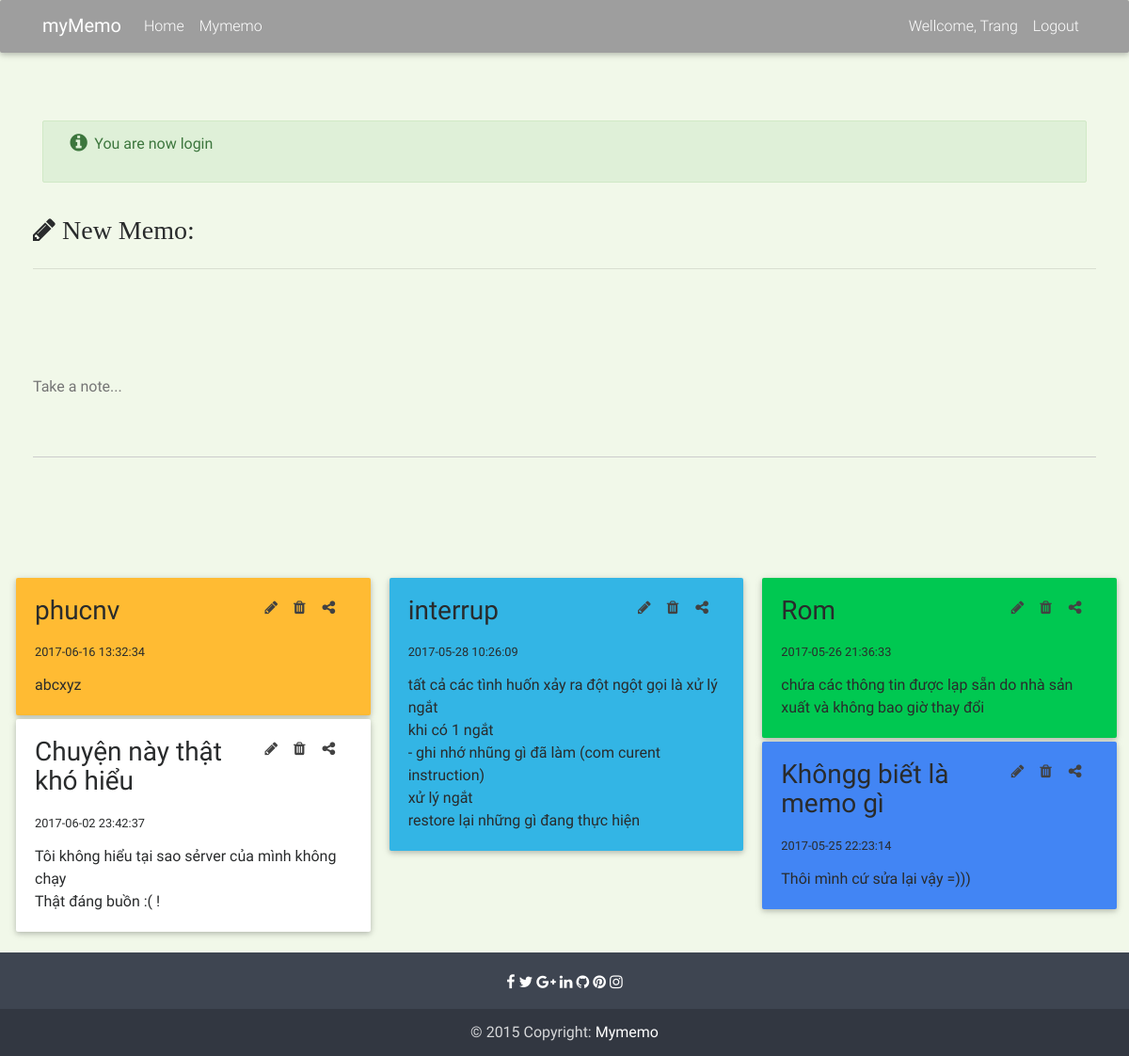
The app's page /memo/index (signed in) with its own data.
### tables this page shows
CREATE TABLE `memos` (
  `id` int(11) NOT NULL,
  `created_date` datetime DEFAULT CURRENT_TIMESTAMP,
  `title` varchar(255) DEFAULT NULL,
  `body` text NOT NULL,
  `user_id` int(11) NOT NULL,
  `color` text NOT NULL,
  `share` int(11) NOT NULL DEFAULT '0'
);

### controllers/memos.php (called while the page is built, shortened)
<?php
	class Memo extends Controller{
		protected function index(){
			$viewmodel = new MemoModel();
			$this->returnView($viewmodel->index(), true);
		}
	}
?>

### classes/ModelUn.php (called while the page is built, shortened)
<?php
	abstract class Model{
		protected $connection;
		protected $query;
		public function connectDB(){
			$this->connection = mysqli_connect(DB_HOST, DB_USER, DB_PASS, DB_NAME);
		}
		public function sendQuery(){
			$this->result = mysqli_query($this->connection, $this->query) or die(mysqli_error($this->connection));
		}
	}
?>

### models/MemoUn.php (called while the page is built, shortened)
<?php
	class MemoModel extends Model{
		public function index(){
			$id = $_SESSION['user_data']['id'];
			$this->query = "select * from memos where user_id = '$id' order by created_date desc";
			$this->sendQuery();
			$rows = $this->getAllRow();
			return $rows;
		}
	}
?>

### views/Memo/index.php (the view, shortened to what this page needs)
<div class="card-block">
    <div>
        <h3><i class="fa fa-pencil"> New Memo:</i></h3>
        <hr class="mt-2 mb-2">
    </div>
    <form method="post" action="<?=ROOT_PATH.'memo/add'?>">
        <div class="md-form">
            <textarea class="md-textarea validate" id="form1" type="text" name="body" onfocus="showTakeNote()" require></textarea>
            <label for="form1">Take a note...</label>
        </div>
        <div class="text-right">
        </div>
    </form>
</div>
<div class="card-columns">
    <?php
	foreach ($viewmodel as $item) {
    ?>
    <div>
        <div class="card hoverablea <?=$item['color']?>">
            <div class="card-block ">
                <div class="card-title ">
                   <div class="row">
                       <div class="col-md-8">
                          <h3 class="card-title"><?= $item['title']?></h3>
                          <small style="font-size: 0.8em;"><?= $item['created_date']?></small>
                       </div>
                       <div class="col-md-1">
                            <a href="<?=ROOT_PATH.'memo/edit/'.$item['id']?>"><i class="fa fa-pencil" ></i></a>
                       </div>
                       <div class="col-md-1">
                           <a href="<?=ROOT_PATH.'memo/delete/'.$item['id']?>" onclick="return confirm('Are you sure?')"><i class="fa fa-trash" ></i></a>
                       </div>
                       <div class="col-md-1">
                         <a href="<?=ROOT_PATH.'memo/share/'.$item['id']?>"><i class="fa fa-share-alt"></i></a>
                       </div>
                   </div>
                </div>
                <p class="card-text"><?= nl2br($item['body'])?></p>
            </div>
        </div>
        <br>
    </div>
    <?php
    }
    ?>
</div>

### assets/css/style.css (style rules this page uses)
body { background-color: #f1f8e9 ; }

### records on screen
memos: title "phucnv", created_date "2017-06-16 13:32:34", body "abcxyz"
memos: title "Chuyện này thật khó hiểu", created_date "2017-06-02 23:42:37", body "Tôi không hiểu tại sao sẻrver của mình không chạy Thật đáng buồn :( !"
memos: title "interrup", created_date "2017-05-28 10:26:09", body "tất cả các tình huốn xảy ra đột ngột gọi là xử lý ngắt khi có 1 ngắt - ghi nhớ nhũng gì đã làm (com curent instruction) xử lý ngắt restore lại những gì đang thực hiện"
memos: title "Rom", created_date "2017-05-26 21:36:33", body "chứa các thông tin được lạp sẵn do nhà sản xuất và không bao giờ thay đổi"
memos: title "Khôngg biết là memo gì", created_date "2017-05-25 22:23:14", body "Thôi mình cứ sửa lại vậy =)))"

### other values on screen
$_SESSION['user_data']['first_name'] "Trang"
$_SESSION['msgText'] "You are now login"
